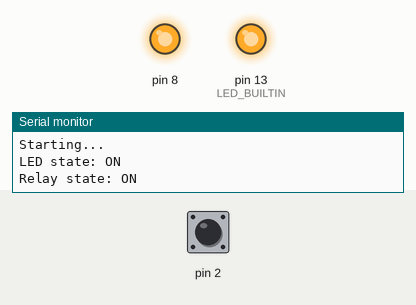
Recording of a program running on a simulated Arduino Nano, built with avr-gcc and run on an emulated ATmega328P. Shown: output pins drawn as LEDs (lit = HIGH), the last lines printed to the serial monitor. The inputs (shaded band) are chosen by the test bench; at power-on: pin 2 HIGH.

Above: at 1.2 s.
1.3 s: pin 2 pulled LOW for 0.15 s
At 1.37 s:
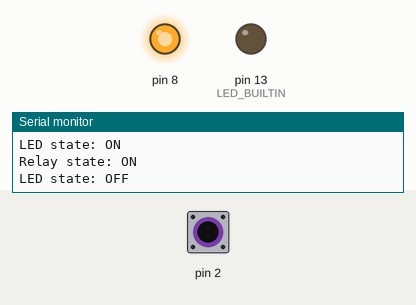
2.9 s: pin 2 pulled LOW for 3.2 s
At 7.2 s:
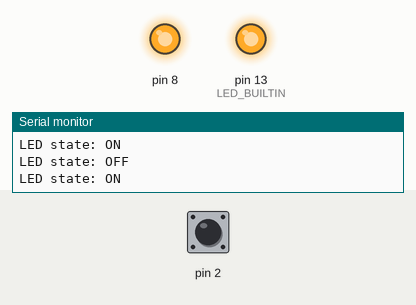
Timing chart, 0 to 8.7 s (numbered marks = the images above; inputs shaded):
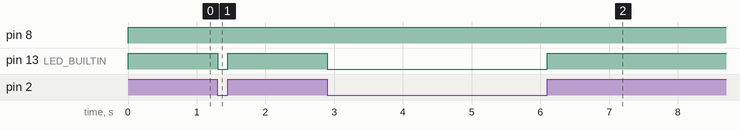

Measured:
- after the input at 1.3 s, pin 13 (LED_BUILTIN): HIGH → LOW at once, → HIGH 0.15 s later
- after the input at 2.9 s, pin 13 (LED_BUILTIN): HIGH → LOW at once, → HIGH 3.2 s later

The program:

main.cpp
```cpp
#include <Arduino.h>
#include "sensors/pir.h"
#include "sensors/relay.h"

pir_sensor radar(2);
relay inbuilt_led(LED_BUILTIN, "LED");
relay led_relay(8, "Relay");

constexpr uint32_t motion_timeout = 30000;

void setup()
{
#ifdef SERIAL_LOG
  Serial.begin(115200);
  Serial.println("Starting...");
#endif
  inbuilt_led.begin();
  led_relay.begin();
  radar.begin();
}

void loop()
{
  radar.loop();
  inbuilt_led.ensure_state(radar.get_state());
  led_relay.ensure_state(radar.is_triggered_within(motion_timeout));
  delay(3);
}
```

pir.cpp
```cpp
#include <Arduino.h>
#include "pir.h"

pir_sensor::pir_sensor(uint8_t pin) : gpio_pin(pin)
{
}

void pir_sensor::begin()
{
    pinMode(gpio_pin, INPUT_PULLUP);
}

void pir_sensor::loop()
{
    state = digitalRead(gpio_pin) == HIGH;

    if (state)
    {
        // Serial.println("Motion detected");
        last_high_time = millis();
    }
}

bool pir_sensor::is_triggered_within(uint32_t timeMs)
{
    const auto current_time = millis();
    return (current_time - last_high_time) <= timeMs;
}
```

pir.h
```cpp
#pragma once

#include <Arduino.h>

class pir_sensor
{
public:
    pir_sensor(uint8_t gpiopin);

    void begin();
    void loop();
    bool is_triggered_within(uint32_t timeMs);

    bool get_state() const
    {
        return state;
    }

private:
    const uint8_t gpio_pin;
    uint64_t last_high_time{0};
    bool state{false};
};
```

relay.h
```cpp
#pragma once

#include <Arduino.h>
class relay
{
public:
    relay(uint8_t gpiopin, const String &name) : gpio_pin(gpiopin)
#ifdef SERIAL_LOG
                                                 ,
                                                 name(name)
#endif
    {
    }

    void begin()
    {
        pinMode(gpio_pin, OUTPUT);
        digitalWrite(gpio_pin, state ? HIGH : LOW);
    }

    void ensure_state(bool state)
    {
        if (state != this->state)
        {
            this->state = state;
#ifdef SERIAL_LOG
            Serial.print(name + " state: ");
            Serial.println(state ? "ON" : "OFF");
#endif
            digitalWrite(gpio_pin, state ? HIGH : LOW);
        }
    }

private:
    const uint8_t gpio_pin;
#ifdef SERIAL_LOG
    const String name;
#endif
    bool state{false};
};
```
